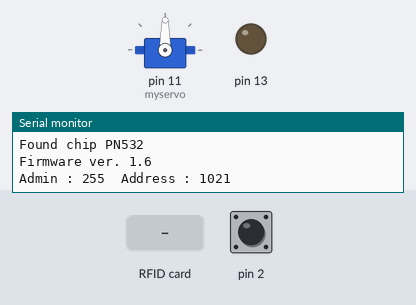
Recording of a sketch running on a simulated Arduino Uno, built with avr-gcc and run on an emulated ATmega328P. On the bench: servo, output pins drawn as LEDs (lit = HIGH), the last lines printed to the serial monitor. Dashed ring = blinking. The test bench sets the inputs (shaded band); at power-on: pin 2 HIGH. EEPROM starts erased.

Above: at 1.2 s.
1.3 s: pin 2 pulled LOW for 0.15 s
At 2.6 s:
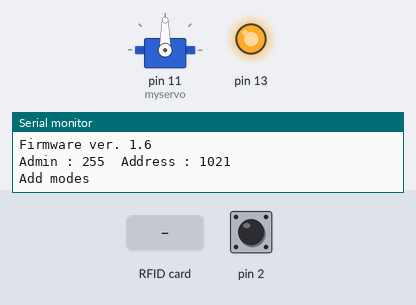
2.9 s: RFID card 5E 7A 19 C4 held to the reader
At 3.8 s:
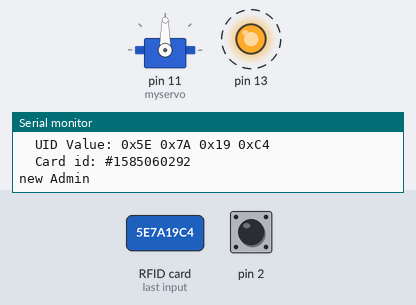
5.9 s: pin 2 pulled LOW for 3.2 s
At 6.5 s:
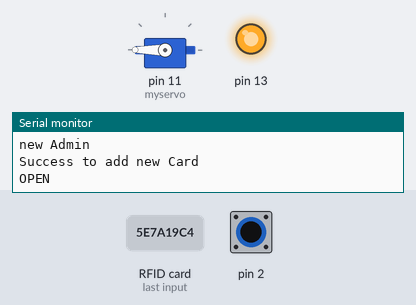
Timing chart, 0 to 18.1 s (numbered marks = the images above; inputs shaded):
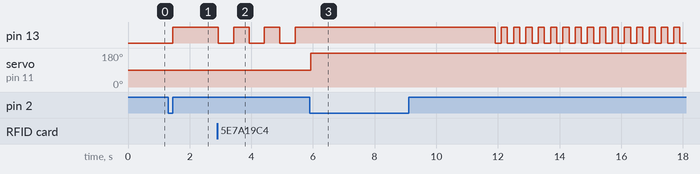

The sketch:

sketch_jan01c.ino
```cpp
#define PN532_IRQ 3                         //PN532 IRQ 可任意引脚,除 A6 A7 SDA连接至A4
#define PN532_RESET 4                       //PN532 RST 可任意引脚,除 A6 A7 SCL连接至A5 NFC模块通讯跳线拨至I2C模式
#include <Adafruit_PN532.h>                 //包含PN532头文件,如果你需要一个干净的串口输出,请使用我提供的库
#include <EEPROM.h>                         //EEPROM 用于提供断电保存功能
#include <Servo.h>                          //舵机库 用于使用定时器驱动舵机
#include <Wire.h>                           //IIC总线库 用于使用硬件IIC
byte admin = 0;                             //已保存的卡片数量
bool add = false;                           //是否开启添加卡片的标志位
bool status = false;                        //保存当前状态的标志位
unsigned int new_address = 0;               //保存当前保存到的堆栈地址
unsigned long timers = 0;                   //用于记录按键按下的时间 判断长按还是短按
unsigned long lock_time = 0;                //用于记录已经开锁的时间
Servo myservo;                              //创建一个舵机对象用于控制舵机
Adafruit_PN532 nfc(A3, A2, A1, A0);

//Adafruit_PN532 nfc(PN532_IRQ, PN532_RESET); //创建一个NFC对象用于控制读卡器
void setup()
{
  Serial.begin(115200);                            //初始化串口监视器,波特率 115200
  pinMode(13, OUTPUT);                             //初始化LED引脚(即板载LED),为输出模式
  pinMode(2, INPUT_PULLUP);                        //初始化2号口(D2)为内部带上拉电阻的输入模式
  digitalWrite(13, LOW);                           //熄灭LED
  myservo.attach(11);                               //注册舵机到9号口(D9)
  myservo.write(90);                               //舵机转到90° (0° ~ 90°)
  nfc.begin();                                     //NFC初始化
  uint32_t versiondata = nfc.getFirmwareVersion(); //读取版本信息
  if (!versiondata)                                //如果没有读取到则执行
  {
    Serial.print("Didn't find PN53x board"); //串口输出没有找到PN532的报错
    while (1)                                //死循环
    {
      digitalWrite(13, !digitalRead(13)); //翻转LED,即闪烁
      delay(100);                         //延迟 100ms
    }
  }

  Serial.print("Found chip PN5"); //串口输出获取到的版本信息
  Serial.println((versiondata >> 24) & 0xFF, HEX);
  Serial.print("Firmware ver. ");
  Serial.print((versiondata >> 16) & 0xFF, DEC);
  Serial.print('.');
  Serial.println((versiondata >> 8) & 0xFF, DEC);

  nfc.SAMConfig();             //我也不太确定这话什么意思 好像是配置读卡器
  admin = EEPROM.read(0);      //获取已保存卡的数量 0为保存卡片数量的地址,其余为卡片ID保存地址
  new_address = admin * 4 + 1; //根据获取到的卡片数量设置新卡片写入地址,同时也是查找卡片的截止地址
  Serial.print("Admin : ");    //串口打印相关的消息做DEBUG
  Serial.print(admin);
  Serial.print("\tAddress : ");
  Serial.println(new_address);
}

void loop()
{
  if (!status) //如果没有读到正确的卡
  {
    bool Button = Read_card(); //开始读卡 返回0,没有找到卡片或匹配失败 返回1,匹配成功
    if (Button)                //如果读卡成功
    {
      Serial.println("OPEN"); //串口输出DEBUG
      myservo.write(180);     //舵机转到180°
      digitalWrite(13, HIGH); //LED亮起
      lock_time = millis();   //记录读卡成功时间
      status = true;          //设置状态为读到正确的卡
    }
  }
  if (status && millis() - lock_time >= 3000) //如果读到正确的卡,且距离读卡成功的时间超过3000ms
  {
    digitalWrite(13, LOW);   //熄灭LED
    myservo.write(90);       //舵机转到 90°
    status = false;          //设置状态为没有读到正确的卡
    Serial.println("Close"); //串口输出DEBUG
  }
  if (!digitalRead(2) && millis() - timers > 200) //如果按键被按下,且两次之间间隔大于200ms(消抖)
  {
    unsigned long Timers = millis(); //记录按下的时间
    while (!digitalRead(2))          //循环等到按键被松开
    {
      if (millis() - Timers >= 2500)
        break;
    }
    if (millis() - Timers >= 2500) //如果按下时间大于2500ms,启动清空程序(清除所有已经保存的卡片)
    {
      for (int i = 0; i < EEPROM.length(); i++) //循环从0到EEPROM最大长度
      {
        EEPROM.write(i, 0); //写入0,即清空
      }
      while (1) //死循环
      {
        digitalWrite(13, !digitalRead(13)); //翻转LED
        delay(200);                         //延时200ms
      }
    }
    else
    {
      add = true;                  //激活储存卡模式
      timers = millis();           //当前时间
      Serial.println("Add modes"); //串口输出DEBUG
      digitalWrite(13, HIGH);      //LED亮
    }
  }
}
byte Read_card()
{
  uint8_t success;                                                                 //记录读卡成功与否
  uint8_t uid[] = {0, 0, 0, 0, 0, 0, 0};                                           //记录uid
  uint8_t uidLength;                                                               //记录uid长度
  success = nfc.readPassiveTargetID(PN532_MIFARE_ISO14443A, uid, &uidLength, 100); //尝试读卡,超时时间设置为100ms
  if (success)                                                                     //如果读卡成功
  {
    Serial.print("  UID Length: "); //串口打印相关的消息做DEBUG
    Serial.print(uidLength, DEC);
    Serial.println(" bytes");
    Serial.print("  UID Value: ");

    nfc.PrintHex(uid, uidLength); //打印卡号(这样打印出来规整点)

    uint32_t cardid; //创建32位变量合并卡ID
    cardid = uid[0]; //一位操作 4个8位数字合成一个32位数据
    cardid <<= 8;
    cardid |= uid[1];
    cardid <<= 8;
    cardid |= uid[2];
    cardid <<= 8;
    cardid |= uid[3];
    Serial.print("  Card id: #"); //串口打印相关的消息做DEBUG
    Serial.println(cardid);
    if (admin != 0 && !add) //如果不是读卡模式且保存卡片数量不为0
    {
      for (int i = 1; i <= admin * 4; i += 4) //循环,从1开始到卡片保存到的位置,步进4
      {
        if (uid[0] == EEPROM.read(i)) //如果第一位符合
        {
          if (uid[1] == EEPROM.read(i + 1) && uid[2] == EEPROM.read(i + 2) && uid[3] == EEPROM.read(i + 3)) //尝试匹配后三位
            return true;                                                                                    //成功则退出函数返回true
        }
      }
    }
    else if (add) //如果为添加卡模式
    {
      Serial.println("new Admin"); //串口打印相关的消息做DEBUG
      admin++;                     //用户数+1
      EEPROM.write(0, admin);      //重新写入用户数
      for (byte i = 0; i < 4; i++) //往EEPROM里写入4*8位卡片ID
      {
        while (EEPROM.read(new_address) != uid[i])
        {
          EEPROM.write(new_address, uid[i]);
        }
        new_address++;
      }
      for (byte i = 0; i < 6; i++) //闪烁3次LED作为成功标识
      {
        digitalWrite(13, !digitalRead(13));
        delay(500);
      }
      digitalWrite(13, LOW);                     //熄灭LED
      Serial.println("Success to add new Card"); //串口打印相关的消息做DEBUG
      add = false;                               //关闭读卡模式
      return true;                               //返回ture
    }
  }
  return 0; //如果读卡失败或者匹配失败,则返回0
}
```

Measured:
- after the input at 1.3 s, pin 13: LOW → HIGH after 0.15 s
- after the input at 2.9 s, pin 13: alternates HIGH for 0.50 s and LOW for 0.50 s, starting at once
- after the input at 5.9 s, servo on pin 11 (myservo): goes on until 5.9 s, then stays 180°
